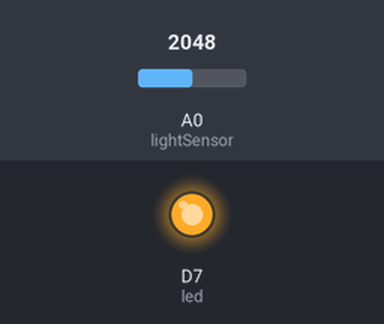
The sketch below on a simulated Particle Photon. On the bench: output pins drawn as LEDs (lit = HIGH). Inputs (shaded band) come from the test bench; at power-on: A0 (lightSensor) = 2048.

Above: at 15.0 s.
At 32.5 s:
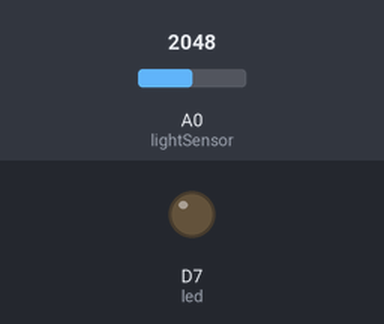
Timing chart, 0 to 45.5 s (numbered marks = the images above):
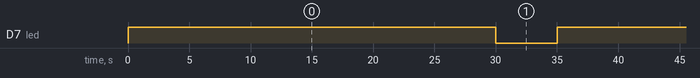

Measured:
- by itself, D7 (led): alternates HIGH for 30.0 s and LOW for 5.0 s

The sketch:

task-3-1.ino
```cpp
int led = D7;
int lightSensor = A0;
int analogValue = 0;

void setup()
{
    pinMode(led,OUTPUT);
    pinMode(lightSensor,INPUT);
}

void loop()
{
    analogValue = analogRead(lightSensor);
    digitalWrite(led,HIGH);

    String light_intensity = String(analogValue);
    Particle.publish("light",light_intensity,PRIVATE);
    delay(30000);

    digitalWrite(led,LOW);
    delay(5000);
}
```
